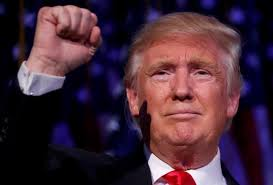
#> input picture OpenCVPractice/image/test.jpg, 273 x 185 px
$ python test6_detect_face.py
#> lines starting #> are read from the running program, lines starting #| are printed output that depends on the picture; after the words box and inside, x2 and y2 are one past the last pixel; in counts of white or black regions, pixels touching at a corner belong together
#!/usr/bin/env python
# -*- coding: utf-8 -*-
import cv2
import numpy as np


face_img=cv2.imread("image/test.jpg")
#> face_img is the input picture: shape (185, 273, 3); mean B, G, R 55.1, 41.9, 68.6
#rows,cols=img.shape[:2]
face_cascade=cv2.CascadeClassifier("./conf/haarcascade_frontalface_alt.xml")

scaling_factor=0.5
gray=cv2.cvtColor(face_img,cv2.COLOR_BGR2GRAY)
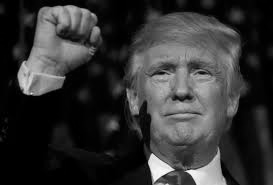
#> gray: shape (185, 273); min 0, max 253, mean 51.4
#yuv_imjg=cv2.cvtColor(img,cv2.COLOR_BGR2YUV)
face_rects=face_cascade.detectMultiScale(gray,1.3,5)
#> face_rects = [[132, 27, 106, 106]]

for (x,y,w,h) in face_rects:
    cv2.rectangle(face_img,(x,y),(x+w,y+h),(0,255,0),3)
#> this loop made 1 pass
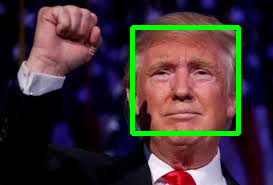
#> face_img: shape (185, 273, 3); 4.17% of pixels changed, all inside (x1, y1, x2, y2) = (130, 25, 241, 136)

cv2.imwrite("output/test6.jpg",face_img)
